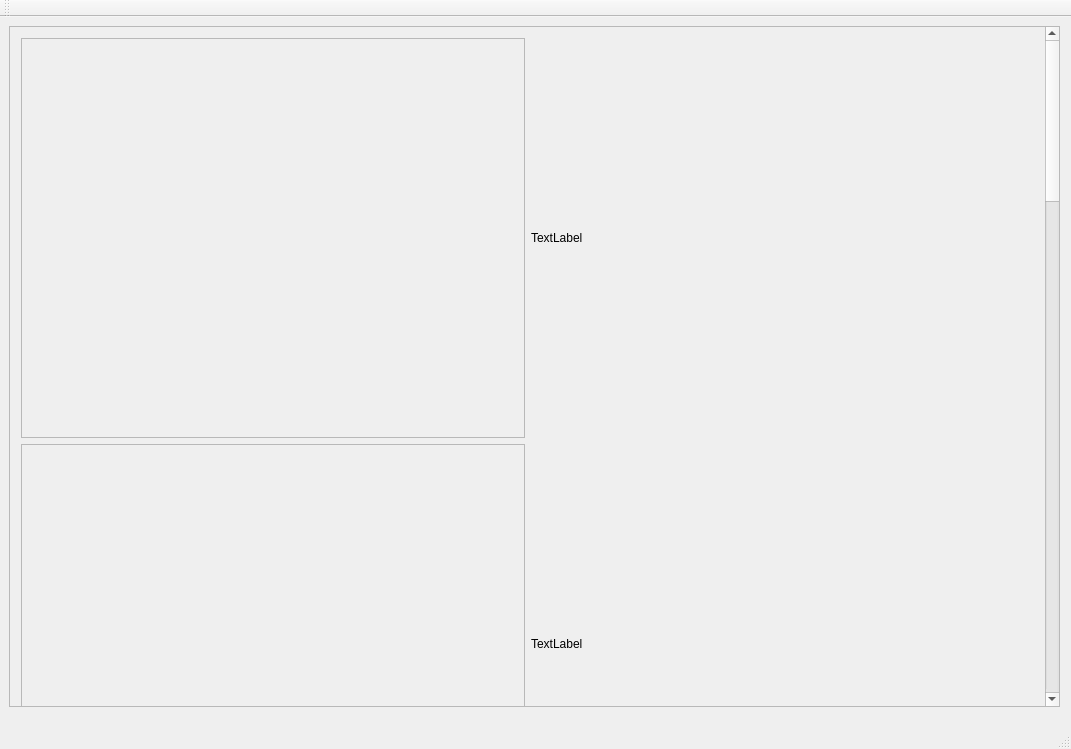
<?xml version="1.0" encoding="UTF-8"?>
<ui version="4.0">
 <class>MainWindow</class>
 <widget class="QMainWindow" name="MainWindow">
  <property name="geometry">
   <rect>
    <x>0</x>
    <y>0</y>
    <width>1071</width>
    <height>749</height>
   </rect>
  </property>
  <property name="sizePolicy">
   <sizepolicy hsizetype="Expanding" vsizetype="Expanding">
    <horstretch>0</horstretch>
    <verstretch>0</verstretch>
   </sizepolicy>
  </property>
  <property name="windowTitle">
   <string>MainWindow</string>
  </property>
  <widget class="QWidget" name="centralWidget">
   <property name="sizePolicy">
    <sizepolicy hsizetype="Expanding" vsizetype="Expanding">
     <horstretch>0</horstretch>
     <verstretch>0</verstretch>
    </sizepolicy>
   </property>
   <widget class="QScrollArea" name="scrollArea">
    <property name="geometry">
     <rect>
      <x>9</x>
      <y>9</y>
      <width>1051</width>
      <height>681</height>
     </rect>
    </property>
    <property name="verticalScrollBarPolicy">
     <enum>Qt::ScrollBarAlwaysOn</enum>
    </property>
    <property name="widgetResizable">
     <bool>true</bool>
    </property>
    <widget class="QWidget" name="scrollAreaWidgetContents">
     <property name="geometry">
      <rect>
       <x>0</x>
       <y>-1560</y>
       <width>1035</width>
       <height>2760</height>
      </rect>
     </property>
     <property name="sizePolicy">
      <sizepolicy hsizetype="Expanding" vsizetype="Expanding">
       <horstretch>0</horstretch>
       <verstretch>0</verstretch>
      </sizepolicy>
     </property>
     <layout class="QVBoxLayout" name="verticalLayout_2">
      <item>
       <layout class="QHBoxLayout" name="horizontalLayout">
        <property name="rightMargin">
         <number>0</number>
        </property>
        <item>
         <widget class="QFrame" name="frame">
          <property name="sizePolicy">
           <sizepolicy hsizetype="Preferred" vsizetype="Preferred">
            <horstretch>0</horstretch>
            <verstretch>0</verstretch>
           </sizepolicy>
          </property>
          <property name="minimumSize">
           <size>
            <width>100</width>
            <height>400</height>
           </size>
          </property>
          <property name="styleSheet">
           <string notr="true">border-image: url(Resources/IMG_0670.JPG) 0 0 0 0 stretch round;</string>
          </property>
          <property name="frameShape">
           <enum>QFrame::StyledPanel</enum>
          </property>
          <property name="frameShadow">
           <enum>QFrame::Raised</enum>
          </property>
         </widget>
        </item>
        <item>
         <widget class="QLabel" name="label">
          <property name="text">
           <string>TextLabel</string>
          </property>
         </widget>
        </item>
       </layout>
      </item>
      <item>
       <layout class="QHBoxLayout" name="horizontalLayout_3">
        <property name="leftMargin">
         <number>0</number>
        </property>
        <item>
         <widget class="QFrame" name="frame_2">
          <property name="sizePolicy">
           <sizepolicy hsizetype="Preferred" vsizetype="Preferred">
            <horstretch>0</horstretch>
            <verstretch>0</verstretch>
           </sizepolicy>
          </property>
          <property name="minimumSize">
           <size>
            <width>100</width>
            <height>400</height>
           </size>
          </property>
          <property name="styleSheet">
           <string notr="true">border-image: url(Resources/SAINSBURYS.JPG) 0 0 0 0 stretch round;</string>
          </property>
          <property name="frameShape">
           <enum>QFrame::StyledPanel</enum>
          </property>
          <property name="frameShadow">
           <enum>QFrame::Raised</enum>
          </property>
         </widget>
        </item>
        <item>
         <widget class="QLabel" name="label_2">
          <property name="text">
           <string>TextLabel</string>
          </property>
         </widget>
        </item>
       </layout>
      </item>
      <item>
       <layout class="QHBoxLayout" name="horizontalLayout_4">
        <property name="leftMargin">
         <number>0</number>
        </property>
        <property name="bottomMargin">
         <number>0</number>
        </property>
        <item>
         <widget class="QFrame" name="frame_3">
          <property name="minimumSize">
           <size>
            <width>100</width>
            <height>400</height>
           </size>
          </property>
          <property name="styleSheet">
           <string notr="true">border-image: url(Resources/RYMAN.JPG) 0 0 0 0 stretch round;</string>
          </property>
          <property name="frameShape">
           <enum>QFrame::StyledPanel</enum>
          </property>
          <property name="frameShadow">
           <enum>QFrame::Raised</enum>
          </property>
         </widget>
        </item>
        <item>
         <widget class="QLabel" name="label_3">
          <property name="text">
           <string>TextLabel</string>
          </property>
         </widget>
        </item>
       </layout>
      </item>
      <item>
       <layout class="QHBoxLayout" name="horizontalLayout_6">
        <property name="topMargin">
         <number>0</number>
        </property>
        <property name="rightMargin">
         <number>0</number>
        </property>
        <item>
         <widget class="QFrame" name="frame_4">
          <property name="minimumSize">
           <size>
            <width>100</width>
            <height>500</height>
           </size>
          </property>
          <property name="styleSheet">
           <string notr="true">border-image: url(Resources/WHITTARD.JPG) 0 0 0 0 stretch round;</string>
          </property>
          <property name="frameShape">
           <enum>QFrame::StyledPanel</enum>
          </property>
          <property name="frameShadow">
           <enum>QFrame::Raised</enum>
          </property>
         </widget>
        </item>
        <item>
         <widget class="QLabel" name="label_4">
          <property name="text">
           <string>TextLabel</string>
          </property>
         </widget>
        </item>
       </layout>
      </item>
      <item>
       <layout class="QHBoxLayout" name="horizontalLayout_5">
        <property name="leftMargin">
         <number>0</number>
        </property>
        <property name="topMargin">
         <number>0</number>
        </property>
        <item>
         <widget class="QFrame" name="frame_5">
          <property name="minimumSize">
           <size>
            <width>100</width>
            <height>500</height>
           </size>
          </property>
          <property name="styleSheet">
           <string notr="true">border-image: url(Resources/EUROSPIN.JPG) 0 0 0 0 stretch round;</string>
          </property>
          <property name="frameShape">
           <enum>QFrame::StyledPanel</enum>
          </property>
          <property name="frameShadow">
           <enum>QFrame::Raised</enum>
          </property>
         </widget>
        </item>
        <item>
         <widget class="QLabel" name="label_6">
          <property name="text">
           <string>TextLabel</string>
          </property>
         </widget>
        </item>
       </layout>
      </item>
      <item>
       <layout class="QHBoxLayout" name="horizontalLayout_8">
        <property name="leftMargin">
         <number>0</number>
        </property>
        <property name="topMargin">
         <number>0</number>
        </property>
        <item>
         <widget class="QFrame" name="frame_6">
          <property name="minimumSize">
           <size>
            <width>100</width>
            <height>500</height>
           </size>
          </property>
          <property name="styleSheet">
           <string notr="true">border-image: url(Resources/NEXT.JPG) 0 0 0 0 stretch round;</string>
          </property>
          <property name="frameShape">
           <enum>QFrame::StyledPanel</enum>
          </property>
          <property name="frameShadow">
           <enum>QFrame::Raised</enum>
          </property>
         </widget>
        </item>
        <item>
         <widget class="QLabel" name="label_5">
          <property name="text">
           <string>TextLabel</string>
          </property>
         </widget>
        </item>
       </layout>
      </item>
     </layout>
    </widget>
   </widget>
  </widget>
  <widget class="QMenuBar" name="menuBar">
   <property name="geometry">
    <rect>
     <x>0</x>
     <y>0</y>
     <width>1071</width>
     <height>20</height>
    </rect>
   </property>
  </widget>
  <widget class="QToolBar" name="mainToolBar">
   <attribute name="toolBarArea">
    <enum>TopToolBarArea</enum>
   </attribute>
   <attribute name="toolBarBreak">
    <bool>false</bool>
   </attribute>
  </widget>
  <widget class="QStatusBar" name="statusBar"/>
 </widget>
 <layoutdefault spacing="6" margin="11"/>
 <resources/>
 <connections/>
</ui>
